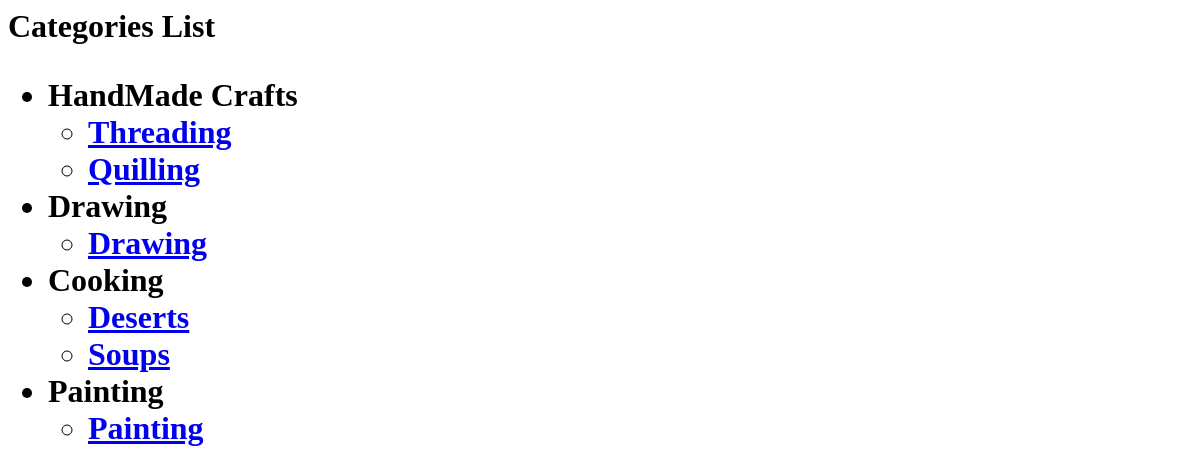
The app's page /Hobbies/user_home, older data.
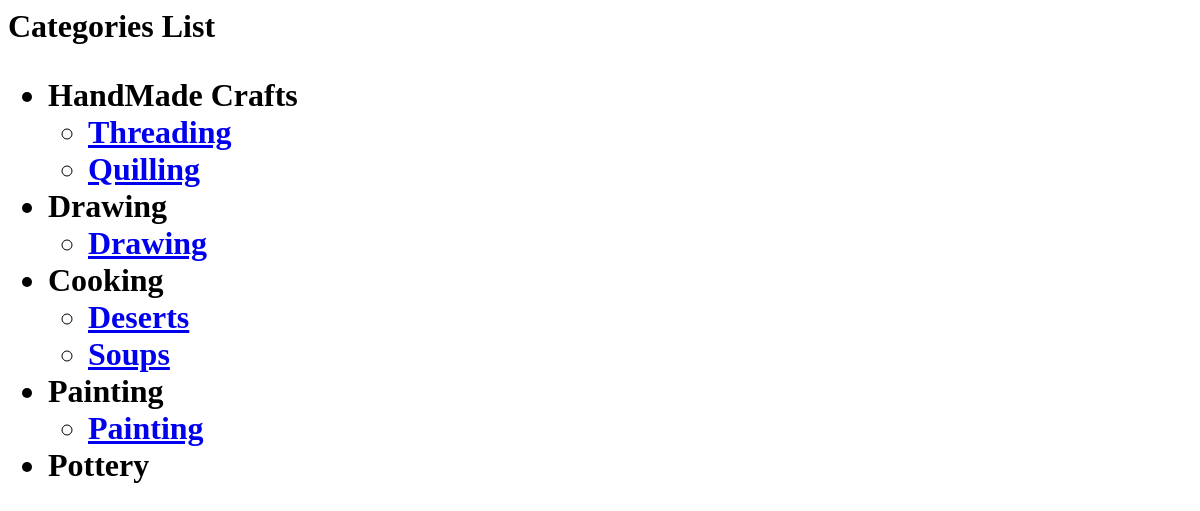
The same page, newer data.
### Hobbies/models.py (models this page shows, shortened)
class Categories(models.Model):
	category_name = models.CharField(max_length=50)

class Categories_Sub_Categories_Mapping(models.Model):
	category_id = models.ForeignKey(Categories, on_delete = models.CASCADE)
	sub_category_id = models.ForeignKey(Sub_Categories, on_delete = models.CASCADE)

class Sub_Categories(models.Model):
	sub_category_name = models.CharField(max_length=50)
	def __str__(self):
                return self.sub_category_name

### Hobbies/views.py (the view)
def nav_cat_list(request):
	category_obj = get_list_or_404(Categories)
	category_map_obj = get_list_or_404(Categories_Sub_Categories_Mapping)
	sub_category_obj = get_list_or_404(Sub_Categories)
	return render(
		request,
		'Hobbies/cat_list.html',
		context = {'categories': category_obj, 'categories_map': category_map_obj, 'sub_categories':sub_category_obj}
		)

### Hobbies/templates/Hobbies/cat_list.html
{% block content %}
    <h1> Categories List<h1>
    {% if categories %}
        <div id="horizontalmenu" float = "right">
            <ul class="menu">
            {% for cat in categories %}
                <li> {{cat.category_name}}  </li>
                {% if categories_map %}
                    {% for cat_map in categories_map %}
                        {% if cat.id == cat_map.category_id.id %}
                            {% for sub_cat in sub_categories %}
			        {% if cat_map.sub_category_id.id == sub_cat.id %}
                                <div id="horizontalmenu" float = "right">
                                <ul class="menu">
					<li> <a href = {% url 'user_options' cat.id sub_cat.id %}> {{cat_map.sub_category_id}} </a> </li>
                                 </ul>
                                 </div>
				{% endif %}
                            {% endfor %}
                        {% endif %}
                    {% endfor %}
                {% endif %}
            {% endfor %}
            </ul>
        </div>
    {% else %}
        <p> Haiiii there are no categories </p>
    {% endif %}
{% endblock %}

Row changes from the older to the newer data that the page shows:
added Categories: category_name "Pottery"
